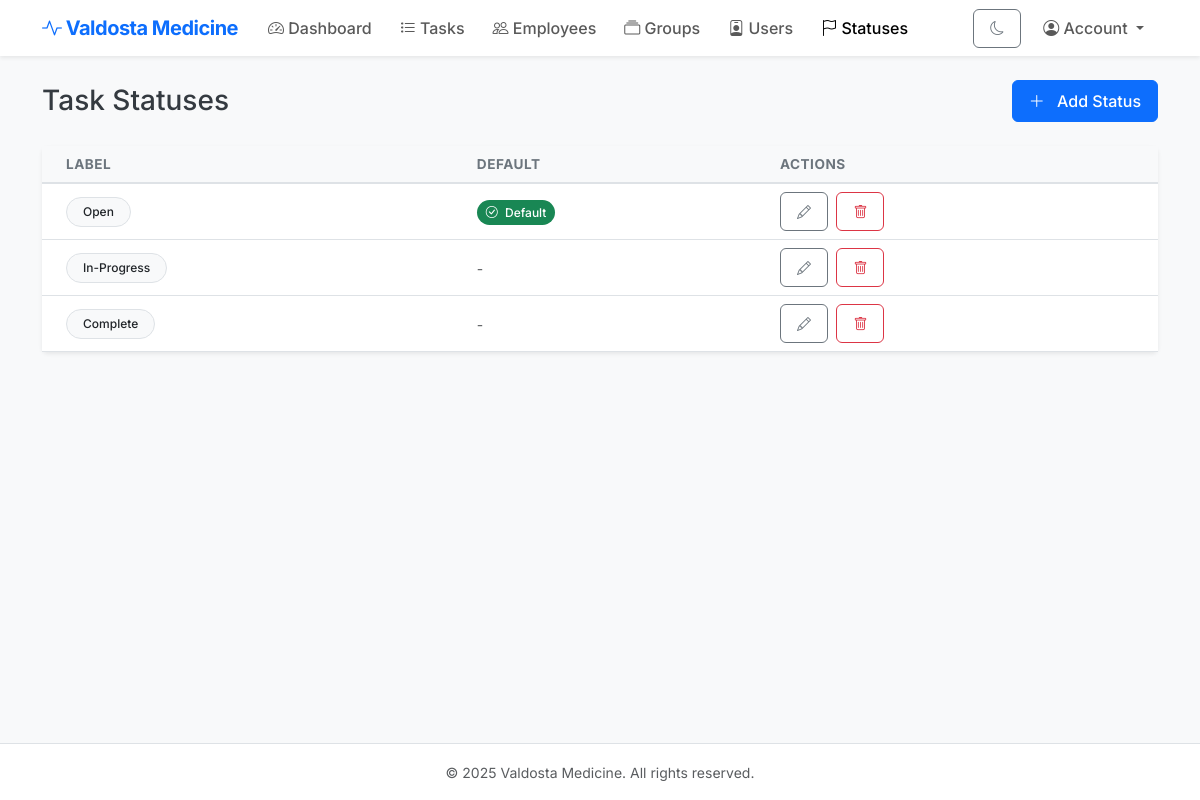
Page /statuses (signed in) on the committed database.
### models.py (models this page shows)
class TaskStatus(db.Model):
    __tablename__ = "task_statuses"
    id = db.Column(db.Integer, primary_key=True)
    label = db.Column(db.String(50), unique=True, nullable=False)
    is_default = db.Column(db.Boolean, default=False)
    tasks = db.relationship("Task", back_populates="status")

### app.py (the view)
    @app.route("/statuses")
    @admin_required
    def statuses():
        statuses = TaskStatus.query.all()
        return render_template("statuses.html", statuses=statuses)

### models.py (called while the page is built)
    def is_admin(self):
        return any(g.is_admin_group for g in self.groups)

### templates/statuses.html (shortened to what this page needs)
{% extends "base.html" %}
{% block content %}
<div class="d-flex justify-content-between align-items-center mb-4">
    <h2 class="h3 mb-0">Task Statuses</h2>
    <button class="btn btn-primary" data-bs-toggle="modal" data-bs-target="#addStatusModal">
        <i class="bi bi-plus-lg me-2"></i> Add Status
    </button>
</div>
<div class="card shadow-sm">
    <div class="card-body p-0">
        <div class="table-responsive">
            <table class="table table-hover mb-0 align-middle">
              <thead class="table-light">
                <tr>
                  <th class="ps-4">Label</th>
                  <th>Default</th>
                  <th>Actions</th>
                </tr>
              </thead>
              <tbody>
                {% for s in statuses %}
                <tr>
                  <td class="ps-4 fw-medium">
                      <span class="badge rounded-pill bg-light text-dark border px-3 py-2">{{ s.label }}</span>
                  </td>
                  <td>
                      {% if s.is_default %}
                      <span class="badge rounded-pill bg-success"><i class="bi bi-check-circle me-1"></i> Default</span>
                      {% else %}
                      <span class="text-muted small">-</span>
                      {% endif %}
                  </td>
                  <td>
                      <button class="btn btn-sm btn-outline-secondary me-1"
                              data-bs-toggle="modal"
                              data-bs-target="#editStatusModal{{ s.id }}"
                              title="Edit">
                          <i class="bi bi-pencil"></i>
                      </button>
                      <button class="btn btn-sm btn-outline-danger"
                              data-bs-toggle="modal"
                              data-bs-target="#deleteStatusModal{{ s.id }}"
                              title="Delete">
                          <i class="bi bi-trash"></i>
                      </button>
                  </td>
                </tr>
                {% else %}
                <tr>
                    <td colspan="3" class="text-center py-4 text-muted">No statuses found.</td>
                </tr>
                {% endfor %}
              </tbody>
            </table>
        </div>
    </div>
</div>
{% endblock %}

### static/style.css (style rules this page uses)
body { font-family: 'Inter', sans-serif; background-color: #f8f9fa; color: #343a40; }
h1, h2, h3, h4, h5, h6 { font-weight: 600; color: #212529; }
.card { border: none; box-shadow: 0 0.125rem 0.25rem rgba(0, 0, 0, 0.075); transition: transform 0.2s ease-in-out, box-shadow 0.2s ease-in-out; }
.btn { border-radius: 0.375rem; font-weight: 500; padding: 0.5rem 1rem; }
.table { vertical-align: middle; }
.table thead th { border-top: none; border-bottom: 2px solid #dee2e6; font-size: 0.85rem; text-transform: uppercase; letter-spacing: 0.5px; color: #6c757d; }
.badge { font-weight: 500; padding: 0.5em 0.75em; }
body, .card, .navbar, .footer, .table, .modal-content, .form-control, .form-select, .dropdown-menu, .badge, .nav-link, .btn { transition: background-color .25s ease, color .25s ease, border-color .25s ease, box-shadow .25s ease; }

### rows in the picture
TaskStatus: label "Open", is_default True (drawn)
TaskStatus: label "In-Progress"
TaskStatus: label "Complete"
